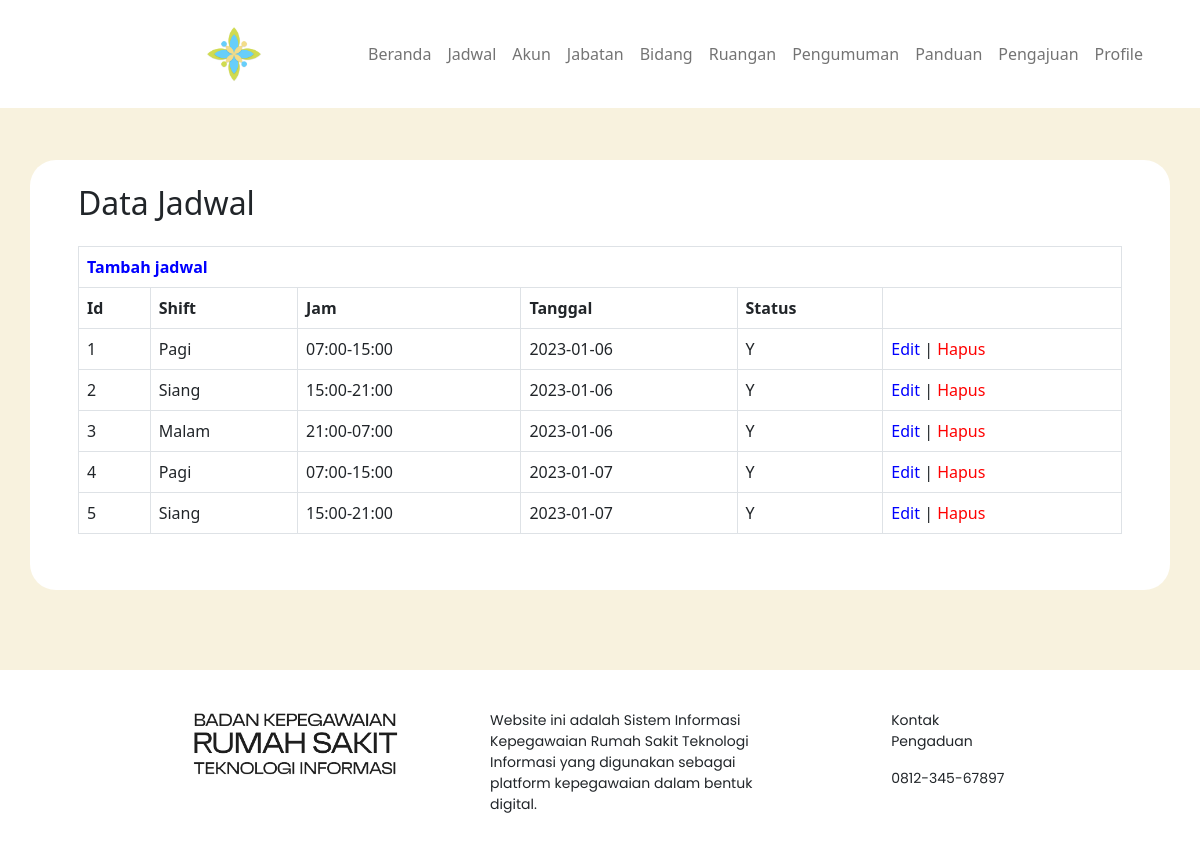
The page /jadwal_admin.php (signed in) on the database its author committed.
### tables this page shows
CREATE TABLE tb_jadwal(
	id_jadwal INT AUTO_INCREMENT,
	shift ENUM('Pagi','Siang','Malam'),
	jam ENUM('07:00-15:00','15:00-21:00','21:00-07:00'),
	tgl DATE,
	status_jadwal ENUM('Y','N'),
	PRIMARY KEY(id_jadwal)
);

### jadwal_admin.php (the view, shortened to what this page needs)
<?php
if (!isset($_SESSION["id_pegawai"]) || $_SESSION['nama_jabatan'] != 'Admin') {
    header("location:login.php");
} else {
    require "./dbConnection.php";
    $sql = 'SELECT *
            FROM tb_jadwal
            ORDER BY id_jadwal
            ;'
    ;
    $statement = $pdo->query($sql);
}
?>
<!doctype html>
<html lang="en">
<head>
    <link rel="stylesheet" href="style/beranda-after.css">
    <link href="https://cdn.jsdelivr.net/npm/bootstrap@5.2.3/dist/css/bootstrap.min.css" rel="stylesheet">
</head>
    <body class="d-flex flex-column min-vh-100" style="background-color: #F8F2DE;">
        <div class="d-flex flex-column justify-content-start header fixed-top">
                    <nav class="navbar navbar-expand-sm">
                        <div class="container-fluid">
                                <img src="img/char-logo.png" alt="logo-rumah-sakit" height="60" style="padding-right: 8vw ;margin-left: 16vw;";>
                            <div class="collapse navbar-collapse" id="navbarNav">
                                <ul class="navbar-nav text-center">
                                    <li class="nav-item">
                                    <a class="nav-link" aria-current="page" href="beranda-after_admin.php">Beranda</a>
                                    </li>
                                    <li class="nav-item">
                                    <a class="nav-link" href="jadwal_admin.php">Jadwal</a>
                                    </li>
                                    <li class="nav-item">
                                    <a class="nav-link" href="akun.php">Akun</a>
                                    </li>
                                    <li class="nav-item">
                                    <a class="nav-link" href="jabatan.php">Jabatan</a>
                                    </li>
                                    <li class="nav-item">
                                    <a class="nav-link" href="bidang.php">Bidang</a>
                                    </li>
                                    <li class="nav-item">
                                    <a class="nav-link" href="ruangan.php">Ruangan</a>
                                    </li>
                                    <li class="nav-item">
                                    <a class="nav-link" href="pengumuman_admin.php">Pengumuman</a>
                                    </li>
                                    <li class="nav-item">
                                    <a class="nav-link" href="panduan_admin.php">Panduan</a>
                                    </li>
                                    <li class="nav-item">
                                    <a class="nav-link" href="pengajuan_admin.php">Pengajuan</a>
                                    </li>
                                    <li class="nav-item">
                                    <a class="nav-link" href="profile_admin.php">Profile</a>
                                    </li>
                                </ul>
                            </div>
                        </div>
                    </nav>
                </div>
        <div class="container" style="background-color: #ffff; margin-top: 20vh; border-radius: 26px;">
            <div class="d-flex flex-column justify-content-evenly" style="margin-top: 3vh; margin-left: 3vw; margin-right: 3vw; margin-bottom: 5vh;">
                <h2>Data Jadwal</h2>
                <table class="table table-bordered" style="margin-top: 2vh;">
                    <tbody>
                        <tr>
                        <th colspan="6">
                            <a href="./jadwal_input_a.php" style="text-decoration:none; color: blue">Tambah jadwal</a>
                        </th>
                        </tr>
                        <tr>
                        <th>Id</th>
                        <th>Shift</th>
                        <th>Jam</th>
                        <th>Tanggal</th>
                        <th>Status</th>
                        <th></th>
                        </tr>
                        <?php while ($user = $statement->fetch(PDO::FETCH_ASSOC)) : ?>
                            <tr>
                                <td>
                                    <?php echo $user['id_jadwal'] ?>
                                </td>
                                <td>
                                    <?php echo $user['shift'] ?>
                                </td>
                                <td>
                                    <?php echo $user['jam'] ?>
                                </td>
                                <td>
                                    <?php echo $user['tgl'] ?>
                                </td>
                                <td>
                                    <?php echo $user['status_jadwal'] ?>
                                </td>
                                <td>
                                    <a href="./jadwal_edit_a.php?id_jadwal=<?= $user['id_jadwal'] ?>" style="text-decoration:none; color: blue">Edit</a>
                                    |
                                    <a href="./jadwal_hapus_a.php?id_jadwal=<?= $user['id_jadwal'] ?>" style="text-decoration:none; color: red">Hapus</a>
                                </td>
                            </tr>
                        <?php endwhile; ?>
                    </tbody>
                </table>
            </div>
        </div>
        <div class="d-flex flex-row-lg justify-content-evenly footer">
            <div class="d-lg-flex flex-row justify-content-between">
                <img src="img/title-logo-black-2.png" alt="logo pegawai" height="70" style="padding-right: 80px">
                <p class="desc">Website ini adalah Sistem Informasi Kepegawaian Rumah Sakit Teknologi Informasi yang digunakan sebagai platform kepegawaian dalam bentuk digital.</p>
            </div>
            <div class="d-flex flex-column justify-content-start informasi">
                <p class="kontak">Kontak Pengaduan</p>
                <p class="nomor">0812-345-67897</p>
            </div>
        </div>
    </body>
</html>

### style/beranda-after.css (style rules this page uses)
body { min-height: 100vh; }
.header { background-color: #ffff; padding-top: 2vh; padding-bottom: 2vh; }
.footer { position: sticky; top: 100%; background-color: #ffff; padding-left: 16vw; padding-right: 16vw; padding-top: 5vh; padding-bottom: 3vh; margin-top: 10vh; }
.desc { margin-right: 10vw; margin-left: 1vw; font-size: 14px; font-family: "poppins"; }
.kontak { font-size: 14px; font-family: "poppins"; }
.nomor { font-size: 14px; font-family: "poppins"; }
.informasi { width: 250px; }

### rows shown on the page
tb_jadwal: id_jadwal "1", shift "Pagi", jam "07:00-15:00", tgl "2023-01-06", status_jadwal "Y"
tb_jadwal: id_jadwal "2", shift "Siang", jam "15:00-21:00", tgl "2023-01-06", status_jadwal "Y"
tb_jadwal: id_jadwal "3", shift "Malam", jam "21:00-07:00", tgl "2023-01-06", status_jadwal "Y"
tb_jadwal: id_jadwal "4", shift "Pagi", jam "07:00-15:00", tgl "2023-01-07", status_jadwal "Y"
tb_jadwal: id_jadwal "5", shift "Siang", jam "15:00-21:00", tgl "2023-01-07", status_jadwal "Y"
